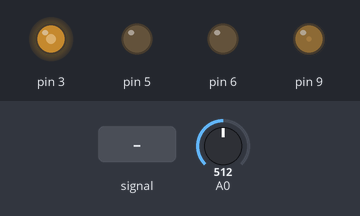
Bench run of a sketch on a simulated Arduino Uno, built with avr-gcc and run on an emulated ATmega328P. Shown: output pins drawn as LEDs (lit = HIGH). Inputs (shaded band) come from the test bench; at power-on: A0 = 512.

Above: at 1.2 s.
1.3 s: A0 fed a 2 Hz sine of ±306 counts around its level
At 1.8 s:
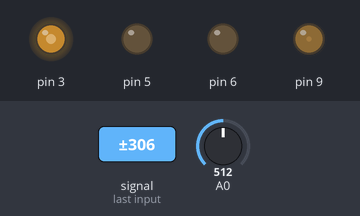
4.3 s: A0 set to 122
7.0 s: A0 set to 107
At 7.16 s:
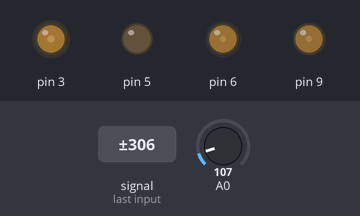
10.0 s: A0 set to 0
13.0 s: A0 set to 306
At 13.2 s:
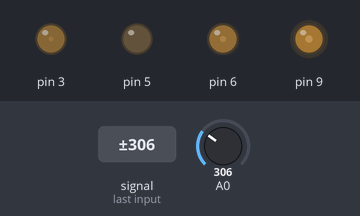
Timing chart, 0 to 15.8 s (numbered marks = the images above; inputs shaded):
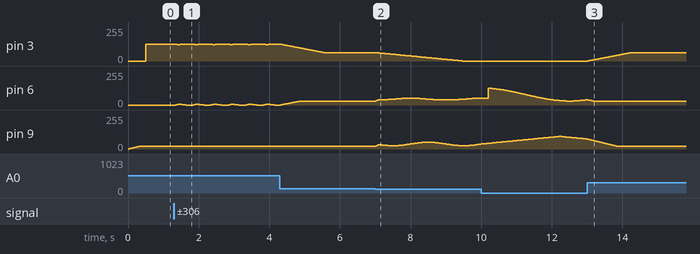

Measured:
- the behaviour switches between 118 and 117 on A0 (found by bisection; images 1 and 2)
- after the input at 7.0 s, pin 3: moves from 63/255 to 0/255 over 2.4 s, starting at once
- after the input at 13.0 s, pin 3: moves from 0/255 to 63/255 over 1.2 s, starting at once
- by itself, pin 9: rises from 37/255 to 95/255 in 2.2 s, then falls to 75/255 in 0.76 s

The sketch:

bathroom_lights.ino
```cpp
#define STAT_USE_STDEV  // For Statistic.h
#include <NewDeleteExt.h>

#include <Led.h>
#include <RangeFinderSharpIR.h>
#include <Coroutine.h>
#include <CircularArray.h>
#include <Vector.h>
#include "TempSensor_DHT11.h"


#define PRINT_VAR(X)   Serial.print(#X  " = "); Serial.println(X);

#include "util.h"
#include "LightController.h"
#include "LightBehavior.h"


// Sensors
RangeFinderSharpIR ir_sensor(A0);
TempSensor_DHT11 temp_sensor(12);  // Pin 12.


// Timed rou
LightController light_controller_;
AbstractCoroutine *tasks_for_dispatch[] = { &light_controller_ };
CoroutineDispatch dispatch(tasks_for_dispatch);

// Subsummable actions.
NullAction null_action_(light_controller_);
CooldownAction cooldown_action_(light_controller_);
ProximiyAction proximity_action_(light_controller_);

void setup(void) {
  Serial.begin(9600);
}

void loop(void) {

#if 0
  light_controller_.Test();
  Serial.print("Dist inches: "); Serial.println(ir_sensor.SampleDistanceInches());
  return;
#else
  int sleep_time = dispatch.Update();

  static const int kInvalidTemp = -999999999.0f;
  float temp_f = kInvalidTemp;

  #if 0
  TempSensor_DHT11::Status sts = temp_sensor.Update();
  if (sts != TempSensor_DHT11::DHTLIB_OK) {
    Serial.print("temp sensor error: "); Serial.println(sts);
  } else {
    temp_f = temp_sensor.temperature_fahrenheit();
  }
  #endif

  const float dist_meters = ir_sensor.SampleDistanceMeters();

  AbstractPriorityAction* subsumable_actions[] = {
    &proximity_action_,
    &cooldown_action_,
    &null_action_
  };

  static const int n = sizeof(subsumable_actions) / sizeof(*subsumable_actions);


  // Update all the subsummable actions.
  for (int i = 0; i < n; ++i) {
    subsumable_actions[i]->Update(dist_meters, temp_f);
  }

  // Execute all of the subsummable actions from the most specific
  // to the most general.
  for (int i = 0; i < n; ++i) {
    if (subsumable_actions[i]->Execute()) {
      break;  // This action was able to Execute.
    }
  };

  delay(sleep_time);
#endif
}
```

LightBehavior.h
```cpp
class AbstractPriorityAction {
 public:
  virtual void Update(float range_meters, float temperature_f) = 0;
  // Returns true if Executed() invoked changes to the environment.
  virtual bool Execute() = 0;
};

// When nothing else can Execute, then this class will execute.
class NullAction : public AbstractPriorityAction {
 public:
  NullAction(LightController& lc) : light_controller_(lc) {}
  virtual void Update(float range_meters, float temperature_f) {}

  // Always executes.
  virtual bool Execute() {
    for (int i = 0; i < light_controller_.count(); ++i) {
      // Transition to off over one second.
      light_controller_.get_light(i).Transition(0.0, 10.0);
    }
    return true;
  }
 private:
  LightController& light_controller_;
};

class CooldownAction : public AbstractPriorityAction {
 public:
  CooldownAction(LightController& lc) : light_controller_(lc), end_time_stamp_(0) {}

  virtual void Update(float range_meters, float temperature_f) {
    if (range_meters < 1.2f) {
      typedef unsigned long ul;
      // 2 mins until end of time.
      end_time_stamp_ = millis();
      end_time_stamp_ += ul(20) * ul(60) * ul(1000);  // + 20 minutes.
    }
  }

  // Always executes.
  virtual bool Execute() {
    // Serial.println(end_time_stamp_);

    if (end_time_stamp_ > millis()) {
      // 33% power over .7 seconds.
      light_controller_.get_light(LightController::kWhiteLed).Transition(0, 10.0);

      const float sin_t = SinTime(1.0f / 5.0f);
      float red_power = mapf(sin_t, -1, 1, .12, .50);
      light_controller_.get_light(LightController::kRedLed).Transition(red_power, 10.0);

      const float cos_t = CosTime(1.0f / 5.0f);
      float blue_power = mapf(cos_t, -1, 1, .12, .50);
      light_controller_.get_light(LightController::kBlueLed).Transition(blue_power, .7);
      return true;
    }
    // Do nothing.
    return false;
  }

 private:
  LightController& light_controller_;
  unsigned long end_time_stamp_;
};

class ProximiyAction : public AbstractPriorityAction {
 public:
  ProximiyAction(LightController& lc) : light_controller_(lc), state_(-1) {}
  virtual void Update(float range_meters, float temperature_f) {
    range_meters_ = range_meters;
    if (range_meters_ > 1.2f) {
      state_ = -1;
    }
  }

  // Always executes.
  virtual bool Execute() {


    if (range_meters_ < .4f || (state_ == 0 && range_meters_ < .5f)) {
      state_ = 0;
      // 1st arg - brightness brightness
      // 2nd arg - speed to achieve full brightness.
      light_controller_.get_light(LightController::kWhiteLed).Transition(0.50, 1.0);
      light_controller_.get_light(LightController::kRedLed).Transition(0.08, 4.0);
      light_controller_.get_light(LightController::kBlueLed).Transition(0.0, 10.0);
      return true;
    }

    if (range_meters_ < .7f || (state_ == 1 && range_meters_ <1.4f)) {
      state_ = 1;
      // 1st arg - brightness brightness
      // 2nd arg - speed to achieve full brightness.
      light_controller_.get_light(LightController::kWhiteLed).Transition(0.25, 5.0);
      light_controller_.get_light(LightController::kRedLed).Transition(0.08, 4.0);
      light_controller_.get_light(LightController::kBlueLed).Transition(.12, 5.0);
      return true;
    }

    if (range_meters_ < 1.4f || (state_ == 2 && range_meters_ < 2.0f)) {
      state_ = 2;
      light_controller_.get_light(LightController::kWhiteLed).Transition(0.0, 10.0);

      float red_val = mapf(SinTime(.50), -1, 1, .10, .20);
      float blue_val = mapf(CosTime(.50), -1, 1, .15, .20);
      light_controller_.get_light(LightController::kRedLed).Transition(red_val, 2.0);
      light_controller_.get_light(LightController::kBlueLed).Transition(blue_val, 3.0);
      return true;
    }
    // Do nothing.
    return false;
  }

 private:
  LightController& light_controller_;
  float range_meters_;
  int state_;
};
```

LightController.h
```cpp
class LightController : public AbstractCoroutine {
 public:
  LightController() : blue_led_(6), red_led_(9), white_led_(3), el_wire_(5), last_time_(millis()) {
  }

  virtual int OnCoroutine() {
    unsigned long long curr = millis();
    const float dt = static_cast<float>(curr - last_time_) / 1000.0f;
    last_time_ = curr;
    Update(dt);
    return 1;
  }

  void Update(float dt) {
    blue_led_.Update(dt);
    red_led_.Update(dt);
    white_led_.Update(dt);
    el_wire_.Update(dt);
  }

  void Test() {
    for (int i = 0; i < kNumLights; ++i) {
      for (int ii = 0; ii < kNumLights; ++ii) {
        if (i == ii) {
          get_light(ii).On();
        } else {
          get_light(ii).Off();
        }
      }
      delay(1000);
    }
  }


  enum {
    kBlueLed = 0,
    kRedLed = 1,
    kWhiteLed = 2,
    kElWire = 3,
    kNumLights = 4
  };

  struct LedState : public Led {
    LedState(int pin) : Led(pin), rate_(0.0f), power_(0.0f), target_power_(0.0) {}
    void Update(float dt) {
      // If nothing to do then return.
      if (power_ == target_power_) {
        return;
      }
      // move the power toward target_power_, in position of dt.
      if (power_ < target_power_) {
        power_ = min(power_ + (rate_ * dt), target_power_);
      } else {
        power_ = max(power_ - (rate_ * dt), target_power_);
      }
      // Then finally converrt the power to the led integer mapping.
      Led::Set(static_cast<int>(power_ * 255.0f));
    }
    void Transition(float target_power, float transition_time_secons) {
      rate_ = 1.0f / transition_time_secons;
      target_power_ = target_power;
    }
    float rate_;
    float power_;
    float target_power_;
  };

  // get_light(...) and count() allow array style access to the underlying
  // lights.
  LedState& get_light(int i) {
     switch (i) {
       case kBlueLed: return blue_led_;
       case kRedLed: return red_led_;
       case kWhiteLed: return white_led_;
       case kElWire:
       default: return el_wire_;
     }
  }

  int count() const { return kNumLights; }

 private:

  LedState blue_led_, red_led_, white_led_, el_wire_;
  unsigned long long last_time_;
};
```

util.h
```cpp
float CosTime(float hz) {
  unsigned long time_ms = millis();
  time_ms = static_cast<unsigned long>(static_cast<float>(time_ms) * hz);
  const float time_cycle = static_cast<float>(time_ms % 1000) / 1000.0f;
  float cos_val = cos(time_cycle * PI * 2.0f);
  return cos_val;
}

float SinTime(float hz) {
  unsigned long time_ms = millis();
  time_ms = static_cast<unsigned long>(static_cast<float>(time_ms) * hz);
  const float time_cycle = static_cast<float>(time_ms % 1000) / 1000.0f;
  float sin_val = sin(time_cycle * PI * 2.0f);
  return sin_val;
}

float mapf(float x, float in_min, float in_max, float out_min, float out_max) {
  return (x - in_min) * (out_max - out_min) / (in_max - in_min) + out_min;
}
```
